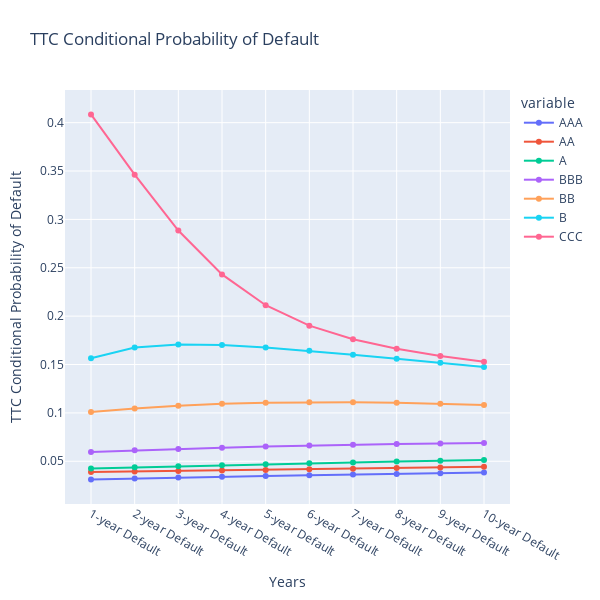

Notebook code cell kept with this figure:
### Code cell
# Final outcome can be presented in plot.
# To do that, the plotly express is used. Style is matching previous plot

df1 = pd.DataFrame(SPD.reindex(MPD.index))

fig = px.line(df1)
fig.update_layout(title='TTC Conditional Probability of Default', autosize=False,
                    width=600, height=600,
                    margin=dict(l=65, r=50, b=65, t=90),
                    xaxis_title="Years",
                    yaxis_title="TTC Conditional Probability of Default")

fig.update_traces(mode='markers+lines')
fig.show()

### Figure 1 — Plotly figure (JSON) as saved in the notebook; plotly's stock layout.template omitted (floating-point values rounded to 4 significant figures)
{"data": [{"hovertemplate": "variable=AAA<br>index=%{x}<br>value=%{y}<extra></extra>", "legendgroup": "AAA", "line": {"color": "#636efa", "dash": "solid"}, "marker": {"symbol": "circle"}, "mode": "markers+lines", "name": "AAA", "orientation": "v", "showlegend": true, "type": "scatter", "x": ["1-year Default", "2-year Default", "3-year Default", "4-year Default", "5-year Default", "6-year Default", "7-year Default", "8-year Default", "9-year Default", "10-year Default"], "xaxis": "x", "y": [0.0311, 0.0322, 0.03314, 0.034, 0.03479, 0.03554, 0.03626, 0.03695, 0.03763, 0.03829], "yaxis": "y"}, {"hovertemplate": "variable=AA<br>index=%{x}<br>value=%{y}<extra></extra>", "legendgroup": "AA", "line": {"color": "#EF553B", "dash": "solid"}, "marker": {"symbol": "circle"}, "mode": "markers+lines", "name": "AA", "orientation": "v", "showlegend": true, "type": "scatter", "x": ["1-year Default", "2-year Default", "3-year Default", "4-year Default", "5-year Default", "6-year Default", "7-year Default", "8-year Default", "9-year Default", "10-year Default"], "xaxis": "x", "y": [0.0388, 0.03935, 0.0399, 0.04047, 0.04107, 0.04167, 0.0423, 0.04293, 0.04357, 0.04421], "yaxis": "y"}, {"hovertemplate": "variable=A<br>index=%{x}<br>value=%{y}<extra></extra>", "legendgroup": "A", "line": {"color": "#00cc96", "dash": "solid"}, "marker": {"symbol": "circle"}, "mode": "markers+lines", "name": "A", "orientation": "v", "showlegend": true, "type": "scatter", "x": ["1-year Default", "2-year Default", "3-year Default", "4-year Default", "5-year Default", "6-year Default", "7-year Default", "8-year Default", "9-year Default", "10-year Default"], "xaxis": "x", "y": [0.0426, 0.04371, 0.0448, 0.04586, 0.04688, 0.04785, 0.04878, 0.04966, 0.0505, 0.05129], "yaxis": "y"}, {"hovertemplate": "variable=BBB<br>index=%{x}<br>value=%{y}<extra></extra>", "legendgroup": "BBB", "line": {"color": "#ab63fa", "dash": "solid"}, "marker": {"symbol": "circle"}, "mode": "markers+lines", "name": "BBB", "orientation": "v", "showlegend": true, "type": "scatter", "x": ["1-year Default", "2-year Default", "3-year Default", "4-year Default", "5-year Default", "6-year Default", "7-year Default", "8-year Default", "9-year Default", "10-year Default"], "xaxis": "x", "y": [0.0597, 0.06134, 0.06278, 0.06407, 0.0652, 0.06619, 0.06703, 0.06773, 0.0683, 0.06875], "yaxis": "y"}, {"hovertemplate": "variable=BB<br>index=%{x}<br>value=%{y}<extra></extra>", "legendgroup": "BB", "line": {"color": "#FFA15A", "dash": "solid"}, "marker": {"symbol": "circle"}, "mode": "markers+lines", "name": "BB", "orientation": "v", "showlegend": true, "type": "scatter", "x": ["1-year Default", "2-year Default", "3-year Default", "4-year Default", "5-year Default", "6-year Default", "7-year Default", "8-year Default", "9-year Default", "10-year Default"], "xaxis": "x", "y": [0.1008, 0.1045, 0.1074, 0.1094, 0.1106, 0.1111, 0.111, 0.1104, 0.1094, 0.1082], "yaxis": "y"}, {"hovertemplate": "variable=B<br>index=%{x}<br>value=%{y}<extra></extra>", "legendgroup": "B", "line": {"color": "#19d3f3", "dash": "solid"}, "marker": {"symbol": "circle"}, "mode": "markers+lines", "name": "B", "orientation": "v", "showlegend": true, "type": "scatter", "x": ["1-year Default", "2-year Default", "3-year Default", "4-year Default", "5-year Default", "6-year Default", "7-year Default", "8-year Default", "9-year Default", "10-year Default"], "xaxis": "x", "y": [0.1564, 0.1675, 0.1708, 0.1702, 0.1677, 0.1642, 0.1602, 0.156, 0.1517, 0.1475], "yaxis": "y"}, {"hovertemplate": "variable=CCC<br>index=%{x}<br>value=%{y}<extra></extra>", "legendgroup": "CCC", "line": {"color": "#FF6692", "dash": "solid"}, "marker": {"symbol": "circle"}, "mode": "markers+lines", "name": "CCC", "orientation": "v", "showlegend": true, "type": "scatter", "x": ["1-year Default", "2-year Default", "3-year Default", "4-year Default", "5-year Default", "6-year Default", "7-year Default", "8-year Default", "9-year Default", "10-year Default"], "xaxis": "x", "y": [0.4085, 0.3463, 0.2885, 0.2431, 0.2113, 0.1902, 0.1761, 0.1663, 0.1589, 0.1529], "yaxis": "y"}], "layout": {"autosize": false, "height": 600, "legend": {"title": {"text": "variable"}, "tracegroupgap": 0}, "margin": {"b": 65, "l": 65, "r": 50, "t": 90}, "title": {"text": "TTC Conditional Probability of Default"}, "width": 600, "xaxis": {"anchor": "y", "domain": [0, 1], "title": {"text": "Years"}}, "yaxis": {"anchor": "x", "domain": [0, 1], "title": {"text": "TTC Conditional Probability of Default"}}}}
